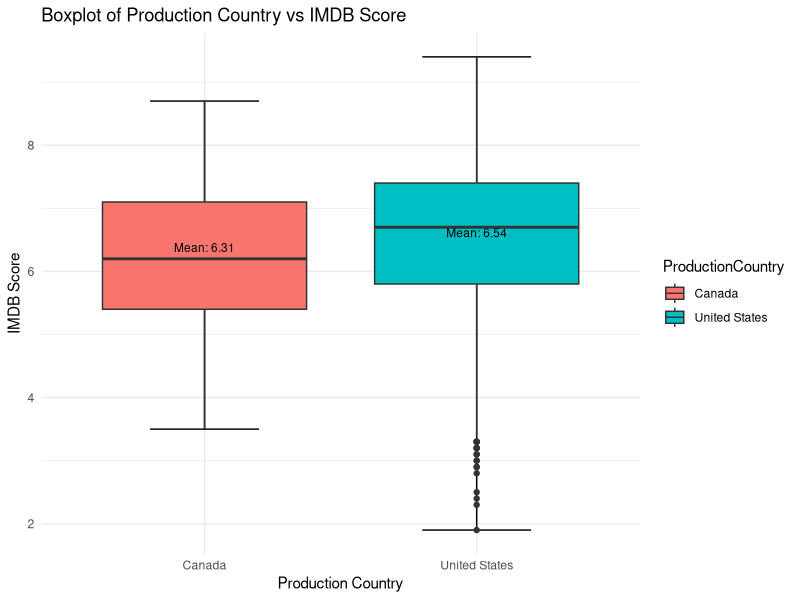

Reproduce this figure in R.
# Question 1.1

if (!require(tidyverse)) {
    install.packages("tidyverse")
}

library(tidyverse)

df1 <- read.csv("show.csv", header = FALSE, sep = ",")
names(df1) <- str_replace_all(df1[1, ], " ", "")
df1 <- df1[-1, ] %>%
    mutate(DateAdded = as.Date(DateAdded, format = "%d/%m/%Y"))


df2 <- read.csv("MaturityType.csv", header = FALSE, sep = ",")
names(df2) <- str_replace_all(df2[1, ], " ", "")
df2 <- df2[-1, ]

str(df1)
summary(df1)
print(dplyr::as_tibble(df1))

# Check the unique dates to confirm the Date format
print(head(df1$DateAdded, 20))

str(df2)
summary(df2)
print(dplyr::as_tibble(df2))


# Question 1.2

# display number of duplicated rows
cat("Number of duplicated rows:", sum(duplicated(df1$ShowId)), "\n")

# display duplicated rows
duplicated_rows <- df1[duplicated(df1) | duplicated(df1, fromLast = TRUE), ]
print(dplyr::as_tibble(duplicated_rows))

# display number of rows before and after removing duplicates
cat("Number of rows before removing duplicates:", nrow(df1), "\n")

# remove duplicated rows and assign back to df
df1_unique <- unique(df1)

# display number of rows before and after removing duplicates
cat("Number of rows after removing duplicates:", nrow(df1_unique), "\n")

# Replace text in a specific column
df1_unique$ImdbScore <- gsub("/10", "", df1_unique$ImdbScore)

# Convert to numeric values
df1_unique$ImdbScore <- as.numeric(df1_unique$ImdbScore)

str(df1_unique) # display new analysis

# Question 1.3
# For a non-empty result, we perform exploratory analysis on Dataframe
# First, we filter "TV Show for Mature Audiences"
# Then Rating (Maturity Type) is "TV-MA"
# Then, Group by counting ProductionCountry and ReleaseDate
# Then arrange count in descending order

df1_grouped <- subset(
    df1_unique,
    Rating == "TV-MA"
) %>%
    group_by(ProductionCountry, ReleaseDate) %>%
    summarize(count = n()) %>%
    arrange(desc(count))

print(dplyr::as_tibble(df1_grouped))

# Finding the TV Shows from United States in 2019
df1_filtered <- subset(
    df1_unique,
    Rating == "TV-MA" &
        ProductionCountry == "United States" &
        ReleaseDate == "2019"
)
print(dplyr::as_tibble(df1_filtered))

# Question 1.4
# Pattern matching based on conditions
# Then, sorting based on conditions
# df_14 means dataframe for 1.4

df_14 <- df1_unique %>%
    filter(grepl("teen", Description) & grepl("high school", Description)) %>%
    select(Title, ReleaseDate, ImdbScore) %>%
    arrange(ReleaseDate, desc(ImdbScore))

# Print the first 5 rows
print(dplyr::as_tibble(head(df_14, 5)))


# Question 1.5
# Filter for TV-G -"TV Show Suitable for General Audiences"
# Group by counting number of shows and average IMDB Score

df1_15 <- subset(
    df1_unique,
    Rating == "TV-G"
) %>%
    group_by(ProductionCountry) %>%
    summarize(count = n(), avgImdb = mean(ImdbScore)) %>%
    arrange(desc(count))

print(dplyr::as_tibble(head(df1_15, 3)))

# Question 1.6
# Drawing a Boxplot for ImdbScore
# ReleasedDate > 2010 and
# Production Country - "United States" and "Canada"

df_16 <- subset(
    df1_unique,
    ReleaseDate > "2010" &
        (ProductionCountry == "United States" | ProductionCountry == "Canada")
) %>%
    select(ProductionCountry, ReleaseDate, ImdbScore)

# print(dplyr::as_tibble(df_16))

# Create the boxplot using ggplot2
ggplot(df_16, aes(
    x = ProductionCountry,
    y = ImdbScore, fill = ProductionCountry
)) +
    stat_summary(fun.data = function(x) {
        r <- quantile(x, probs = c(0, 0.25, 0.5, 0.75, 1))
        r <- c(r, mean(x))
        names(r) <- c("ymin", "lower", "middle", "upper", "ymax", "mean")
        r
    }, geom = "errorbar", width = 0.4) +
    geom_boxplot() +
    stat_summary(
        fun.y = "mean", geom = "text",
        aes(label = paste0("Mean: ", round(..y.., 2))),
        position = position_dodge(width = 0.75), vjust = 0, size = 3
    ) +
    theme_minimal() +
    ggtitle("Boxplot of Production Country vs IMDB Score") +
    xlab("Production Country") +
    ylab("IMDB Score")


# Calculate summary statistics
stats <- df_16 %>%
    group_by(ProductionCountry) %>%
    summarise(
        pmin = quantile(ImdbScore, 0),
        p25 = quantile(ImdbScore, 0.25),
        mean = mean(ImdbScore),
        median = median(ImdbScore),
        p75 = quantile(ImdbScore, 0.75),
        pmax = quantile(ImdbScore, 1)
    )

print(stats)

# Question 1.7
# Justifications
# 1 Children moving should use rating "TV-Y" and contain "child" in description
# It is safe in case the parents are not available for guidance
# 2 Movies should be based on IMDB Score in descending order

df_17 <- subset(
    df1_unique,
    Rating == "TV-Y"
) %>%
    filter(grepl("child", Description)) %>%
    select(Title, ReleaseDate, ImdbScore) %>%
    arrange(desc(ImdbScore))

print(dplyr::as_tibble(head(df_17, 5)))
